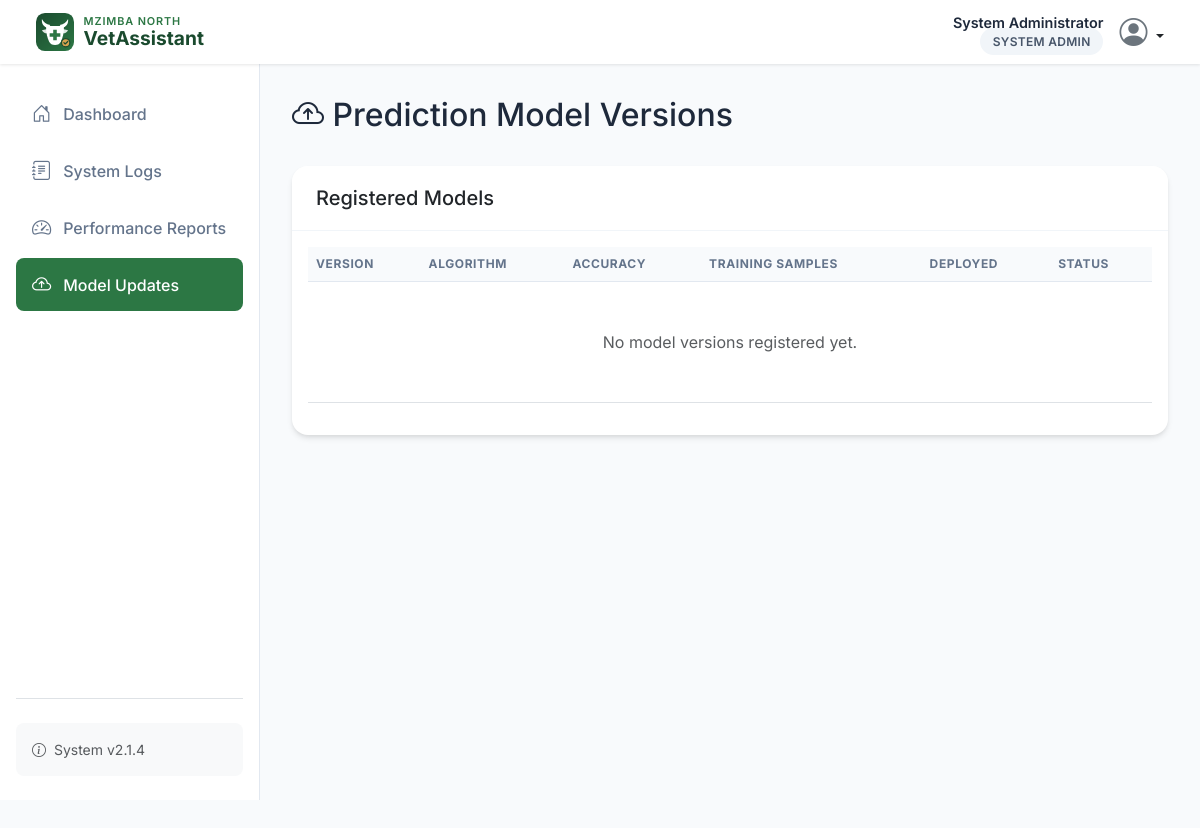
Before: /system/updates (signed in) with the older database file.
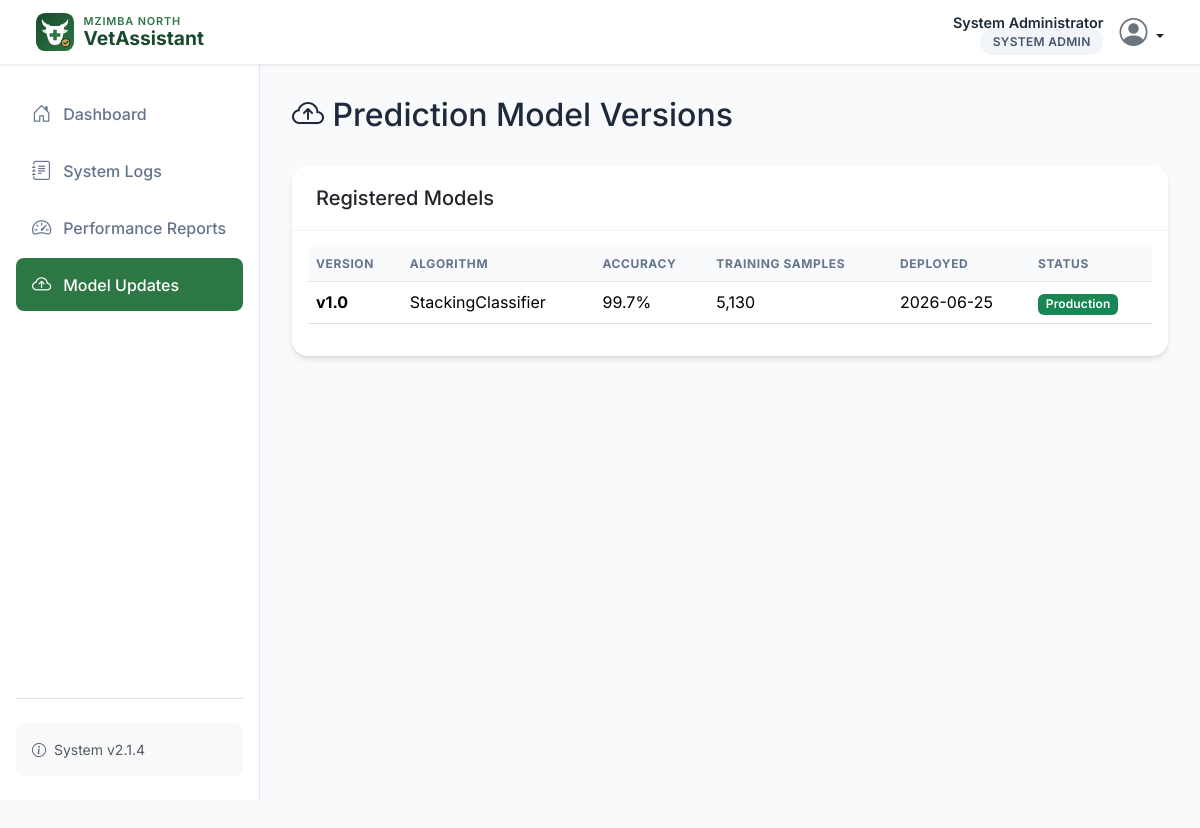
After: the same page with the newer database file.
### models.py (models this page shows)
class ModelVersion(db.Model):
    __tablename__ = 'model_version'
    id = db.Column(db.Integer, primary_key=True)
    version = db.Column(db.String(20), unique=True, nullable=False)
    status = db.Column(db.String(20))  # training, staging, production, archived
    accuracy = db.Column(db.Float)
    training_data_size = db.Column(db.Integer)
    training_date = db.Column(db.Date)
    deployment_date = db.Column(db.Date, nullable=True)
    algorithm = db.Column(db.String(50))
    hyperparameters = db.Column(db.Text)  # JSON string
    performance_metrics = db.Column(db.Text)  # JSON string
    animal_types = db.Column(db.String(50))  # cattle, goat, both
    created_at = db.Column(db.DateTime, default=get_malawi_time)

### app.py (the view)
@app.route('/system/updates')
@login_required
@role_required('system_admin')
def model_updates():
    model_versions = ModelVersion.query.order_by(ModelVersion.id.desc()).all()
    available_updates = [
        {
            'id': mv.version,
            'version': mv.version,
            'type': mv.algorithm or 'model',
            'size': mv.training_data_size,
            'status': mv.status or 'unknown',
            'accuracy': mv.accuracy,
            'deployment_date': mv.deployment_date
        }
        for mv in model_versions
    ]
    return render_template('system_admin/model_updates.html',
                         available_updates=available_updates,
                         deployment_schedule=[])

### api_bridge.py (called while the page is built, shortened)
def render_template(template_name, **context):
    if not g.get('api_bridge'):
        return _flask_render_template(template_name, **context)

### app.py (called while the page is built)
def _get_locale():
    lang = None
    if current_user.is_authenticated:
        lang = getattr(current_user, 'preferred_language', None) or None
    if not lang:
        lang = session.get('language')
    if not lang:
        lang = app.config.get('BABEL_DEFAULT_LOCALE', 'en')
    if lang not in app.config.get('LANGUAGES', ['en']):
        lang = app.config.get('BABEL_DEFAULT_LOCALE', 'en')
    return lang

@app.context_processor
def inject_i18n():
    return {
        'current_language': _get_locale(),
        'available_languages': [
            {'code': code, 'name': name}
            for code, name in [
                ('en', 'English'),
                ('chi', 'Chichewa'),
                ('tum', 'Tumbuka'),
            ] if code in app.config.get('LANGUAGES', ['en'])
        ],
    }

@login_manager.user_loader
def load_user(user_id):
    return User.query.get(int(user_id))

### models.py (called while the page is built)
    def is_farmer(self):
        return self.role == 'farmer'

    def is_veterinarian(self):
        return self.role == 'veterinarian'

### templates/system_admin/model_updates.html (shortened to what this page needs)
{% extends "base.html" %}
{% block sidebar %}
<nav class="nav flex-column">
    <a class="nav-link" href="{{ url_for('sys_admin_dashboard') }}">
        <i class="bi bi-house-door"></i> Dashboard
    </a>
    <a class="nav-link" href="{{ url_for('system_logs') }}">
        <i class="bi bi-journal-text"></i> System Logs
    </a>
    <a class="nav-link" href="{{ url_for('performance_reports') }}">
        <i class="bi bi-speedometer2"></i> Performance Reports
    </a>
    <a class="nav-link active" href="{{ url_for('model_updates') }}">
        <i class="bi bi-cloud-arrow-up"></i> Model Updates
    </a>
</nav>
{% endblock %}
{% block content %}
<div class="d-flex justify-content-between align-items-center mb-4">
    <h2><i class="bi bi-cloud-arrow-up"></i> Prediction Model Versions</h2>
</div>
<div class="card">
    <div class="card-header">
        <h5 class="mb-0">Registered Models</h5>
    </div>
    <div class="card-body">
        <div class="table-responsive">
            <table class="table table-hover align-middle">
                <thead>
                    <tr>
                        <th>Version</th>
                        <th>Algorithm</th>
                        <th>Accuracy</th>
                        <th>Training Samples</th>
                        <th>Deployed</th>
                        <th>Status</th>
                    </tr>
                </thead>
                <tbody>
                    {% if available_updates %}
                        {% for m in available_updates %}
                        <tr>
                            <td class="fw-bold">{{ m.version }}</td>
                            <td>{{ m.type }}</td>
                            <td>{{ (m.accuracy * 100)|round(1) ~ '%' if m.accuracy is not none else '--' }}</td>
                            <td>{{ "{:,}".format(m.size) if m.size is not none else '--' }}</td>
                            <td>{{ m.deployment_date.strftime('%Y-%m-%d') if m.deployment_date else '--' }}</td>
                            <td>
                                <span class="badge bg-{{ 'success' if m.status == 'production' else ('info' if m.status == 'staging' else 'secondary') }}">
                                    {{ m.status|capitalize }}
                                </span>
                            </td>
                        </tr>
                        {% endfor %}
                    {% else %}
                        <tr>
                            <td colspan="6" class="text-center text-muted py-5">No model versions registered yet.</td>
                        </tr>
                    {% endif %}
                </tbody>
            </table>
        </div>
    </div>
</div>
{% endblock %}

Changed rows visible on the page:
added ModelVersion: version "v1.0", type "StackingClassifier", accuracy "99.7%", training_data_size "5,130", deployment_date "2026-06-25", status "Production"
Other visible differences:
text no longer shown: "No model versions registered yet."
